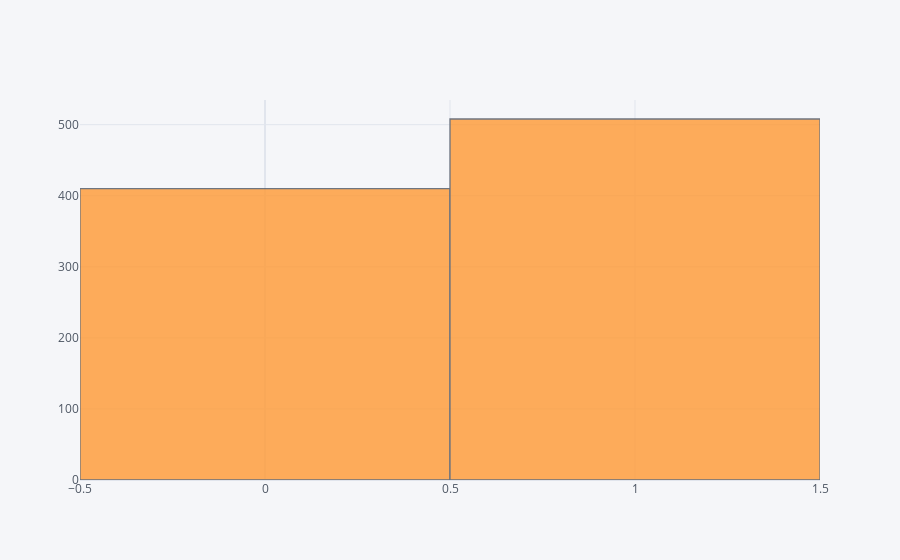

Write notebook code for a chart like this one.
### Code cell
df[pred_column_name].iplot(kind='hist')

### Figure 1 — Plotly figure (JSON) as saved in the notebook; plotly's stock layout.template omitted (floating-point values rounded to 4 significant figures; data arrays with more than 128 entries replaced by an {"elided": "..."} marker saying what was removed)
{"data": [{"histfunc": "count", "histnorm": "", "marker": {"color": "rgba(255, 153, 51, 1.0)", "line": {"color": "#4D5663", "width": 1.3}}, "name": "heart_disease", "opacity": 0.8, "orientation": "v", "type": "histogram", "x": {"elided": "918 int values"}}], "layout": {"barmode": "overlay", "legend": {"bgcolor": "#F5F6F9", "font": {"color": "#4D5663"}}, "paper_bgcolor": "#F5F6F9", "plot_bgcolor": "#F5F6F9", "title": {"font": {"color": "#4D5663"}}, "xaxis": {"gridcolor": "#E1E5ED", "showgrid": true, "tickfont": {"color": "#4D5663"}, "title": {"font": {"color": "#4D5663"}, "text": ""}, "zerolinecolor": "#E1E5ED"}, "yaxis": {"gridcolor": "#E1E5ED", "showgrid": true, "tickfont": {"color": "#4D5663"}, "title": {"font": {"color": "#4D5663"}, "text": ""}, "zerolinecolor": "#E1E5ED"}}}
